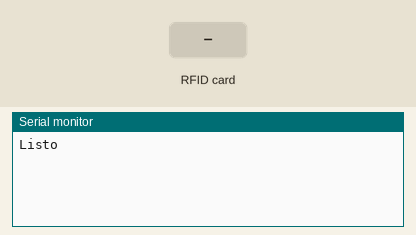
This sketch was run on a simulated Arduino Uno, built with avr-gcc and run on an emulated ATmega328P. Parts: the last lines printed to the serial monitor. The inputs (shaded band) are chosen by the test bench.

Above: at 1.2 s.
1.3 s: RFID card 30 C8 80 A2 held to the reader
At 2.1 s:
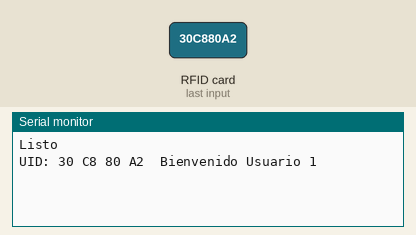
2.8 s: RFID card 37 3B 0D 89 held to the reader
At 3.5 s:
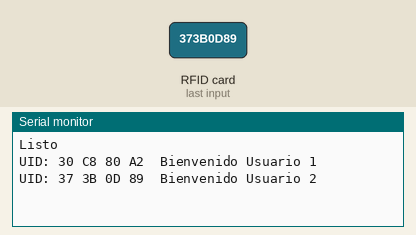
4.3 s: RFID card 5E 7A 19 C4 held to the reader
At 4.9 s:
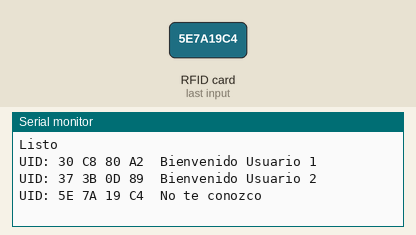

The sketch:

MFRC.ino
```cpp
#include <SPI.h>
#include <MFRC522.h>

#define RST_PIN  9      // constante reset
#define SS_PIN  10      // constante slav

MFRC522 mfrc522(SS_PIN, RST_PIN);

//se crean arrays para almacenar UID permitidos
byte LecturaUID[4];
byte Usuario1[4]= {0x30, 0xC8, 0x80, 0xA2} ;
byte Usuario2[4]= {0x37, 0x3B, 0x0D, 0x89} ;

void setup() {
  Serial.begin(9600);
  SPI.begin();        // inicializa bus SPI
  mfrc522.PCD_Init();     // inicializa modulo lector
  Serial.println("Listo");
}

void loop() {
  //condicionales para la lectura/respuesta de una tarjetaPICC
  if ( ! mfrc522.PICC_IsNewCardPresent())
    return;

  if ( ! mfrc522.PICC_ReadCardSerial())
    return;

    Serial.print("UID:");
    for (byte i = 0; i < mfrc522.uid.size; i++) {
      if (mfrc522.uid.uidByte[i] < 0x10){
        Serial.print(" 0");
        }
        else{
          Serial.print(" ");
          }
          Serial.print(mfrc522.uid.uidByte[i], HEX);
          LecturaUID[i]=mfrc522.uid.uidByte[i];
          }

          Serial.print("\t");

          if(comparaUID(LecturaUID, Usuario1))
            Serial.println("Bienvenido Usuario 1");
          else if(comparaUID(LecturaUID, Usuario2))
            Serial.println("Bienvenido Usuario 2");
           else           // si retorna falso
            Serial.println("No te conozco");

                  mfrc522.PICC_HaltA();     // detiene comunicacion con tarjeta
}

boolean comparaUID(byte lectura[],byte usuario[])
{
  for (byte i=0; i < mfrc522.uid.size; i++){
  if(lectura[i] != usuario[i])
    return(false);
  }
  return(true);
}
```

Measured:
- after the input at 1.3 s, the serial monitor: prints a new line at once (image 1)
- after the input at 2.8 s, the serial monitor: prints a new line at once (image 2)
- after the input at 4.3 s, the serial monitor: prints a new line at once (image 3)
